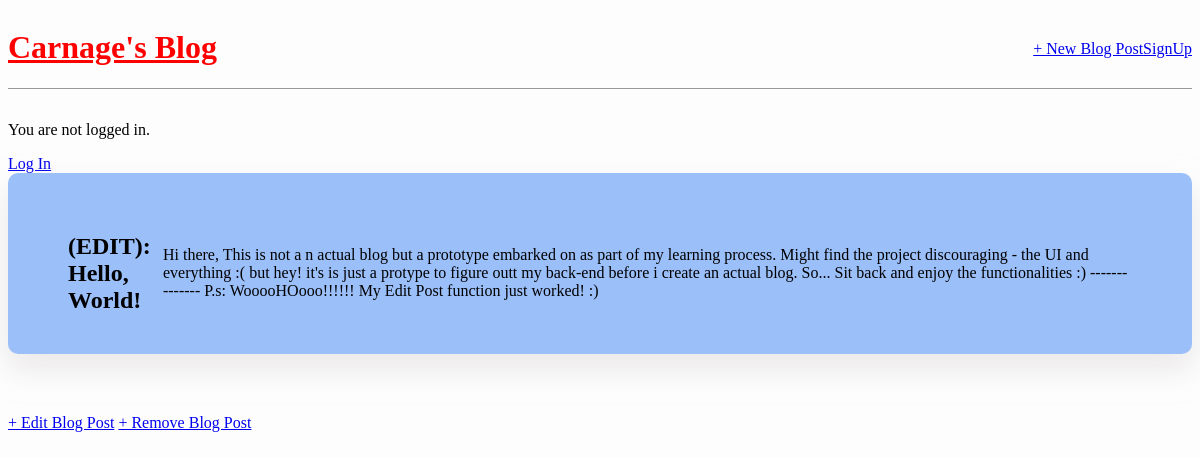
The app's page /post/1/ with its own data.
### blog/models.py (models this page shows, shortened)
class Post(models.Model):
    title = models.CharField(max_length=200)
    author = models.ForeignKey(
        'auth.user', on_delete=models.CASCADE,
    )
    body = models.TextField()

### blog/views.py (the view)
# urls.py: path('post/<int:pk>/', BlogDetailView.as_view(), name='post_detail'),
class BlogDetailView(DetailView):
    model = Post
    template_name = 'post_detail.html'

### templates/post_detail.html
{% extends 'base.html' %}
{% block content %}
    <div class="post-entry">
        <h2>{{ post.title }}</h2>
        <p>{{ post.body }}</p>
    </div>
    <a href="{% url 'post_edit' post.pk %}">+ Edit Blog Post</a>
    <a href="{% url 'post_delete' post.pk %}">+ Remove Blog Post</a>
{% endblock %}

### static/css/main.css (style rules this page uses)
.post-entry { display: block; background-color: rgb(59,130,246,0.5); padding: 40px 60px; position: relative; box-shadow: 0px 15px 30px rgba(219, 213, 213, 0.521); transition: 0.3s; border-radius: 10px; margin-bottom: 60px; }
.post-entry { display: flex; align-items: center; padding-bottom: 20px; }
div { display: block; }
* { --tw-shadow: 0 0 transparent; --tw-ring-inset: var(--tw-empty, ); --tw-ring-offset-width: 0px; --tw-ring-offset-color: #fff; --tw-ring-color: rgba(59,130,246,0.5); --tw-ring-offset-shadow: 0 0 transparent; --tw-ring-shadow: 0 0 transparent; }
*, *::before, *::after { box-sizing: border-box; }
html { background-color:rgb(253, 253, 253); }
.post-entry p { margin: 0; font-weight: 400; }

### records on screen
Post: title "(EDIT): Hello, World!", body "Hi there, This is not a n actual blog but a prototype embarked on as part of my learning process. Might find the project discouraging - the UI and everything :( but hey! it's is just a protype to figure outt my back-end before i create an actual blog. So... Sit back and enjoy the functionalities :) -------------- P.s: WooooHOooo!!!!!! My Edit Post function just worked! :)"
